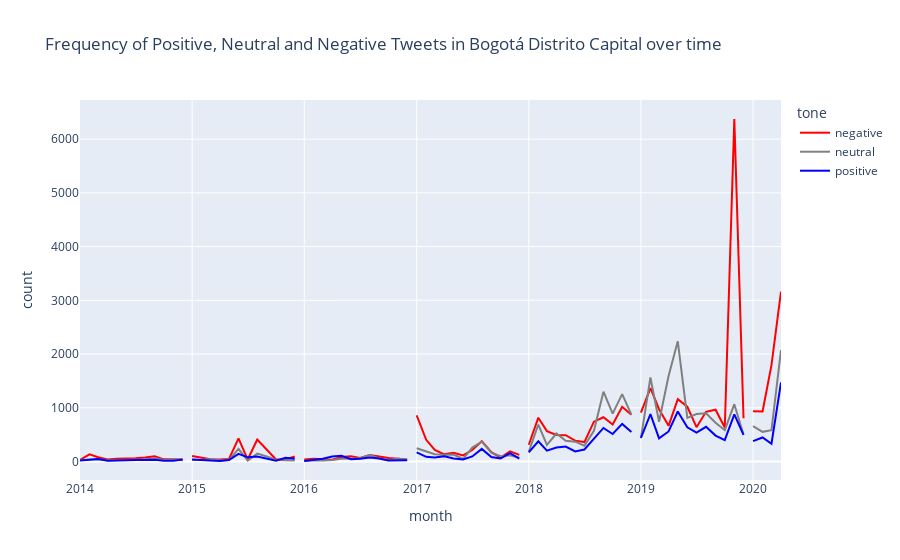

The cell this chart's notebook holds for it:
### Code cell
department = 'Bogotá Distrito Capital'
proportion = False
include_retweets = True

# Create a line plot of the frequency (count) of positive, neutral and negative tweets over time on Bogotá
all_departments = data.copy()
if not include_retweets:
    all_departments = all_departments.drop_duplicates(subset=['text'], keep=False)

all_departments['date'] = pd.to_datetime(all_departments['date'])
all_departments['month'] = all_departments['date'].dt.to_period('M')
all_departments['year'] = all_departments['date'].dt.to_period('Y')

df_with_tone_sample = all_departments[all_departments['department'] == department]
df_with_tone_sample = df_with_tone_sample.groupby(['year', 'month', 'tone']).size().reset_index(name='count')
df_with_tone_sample = df_with_tone_sample.pivot_table(index=['year', 'month'], columns='tone', values='count').reset_index()
df_with_tone_sample = df_with_tone_sample.fillna(0)

df_with_tone_sample['total'] = df_with_tone_sample['negative'] + df_with_tone_sample['neutral'] + df_with_tone_sample['positive']

color_mapping = {
    'positive': 'blue',
    'neutral': 'gray',
    'negative': 'red'
}

if proportion:
    df_with_tone_sample['negative'] = df_with_tone_sample['negative']/df_with_tone_sample['total']
    df_with_tone_sample['neutral'] = df_with_tone_sample['neutral']/df_with_tone_sample['total']
    df_with_tone_sample['positive'] = df_with_tone_sample['positive']/df_with_tone_sample['total']

    
    df_with_tone_sample = df_with_tone_sample.drop(columns=['total'])

    df_with_tone_sample = df_with_tone_sample.melt(id_vars=['year', 'month'], var_name='tone', value_name='proportion')
    df_with_tone_sample['month'] = df_with_tone_sample['month'].astype(str)

    fig = px.line(df_with_tone_sample, x='month', y='proportion', color='tone', line_group='year',
                title=f'Proportion of Positive, Neutral and Negative Tweets in {department} over time', color_discrete_map=color_mapping)

    fig.show()
else:
    df_with_tone_sample = df_with_tone_sample.drop(columns=['total'])
    df_with_tone_sample = df_with_tone_sample.melt(id_vars=['year', 'month'], var_name='tone', value_name='count')
    df_with_tone_sample['month'] = df_with_tone_sample['month'].astype(str)

    fig = px.line(df_with_tone_sample, x='month', y='count', color='tone', line_group='year',
                title=f'Frequency of Positive, Neutral and Negative Tweets in {department} over time', color_discrete_map=color_mapping)

    fig.show()

### Figure 1 — Plotly figure (JSON) as saved in the notebook; plotly's stock layout.template omitted (floating-point values rounded to 4 significant figures)
{"data": [{"hovertemplate": "tone=negative<br>year=2014<br>month=%{x}<br>count=%{y}<extra></extra>", "legendgroup": "negative", "line": {"color": "red", "dash": "solid"}, "marker": {"symbol": "circle"}, "mode": "lines", "name": "negative", "orientation": "v", "showlegend": true, "type": "scatter", "x": ["2014-01", "2014-02", "2014-03", "2014-04", "2014-05", "2014-06", "2014-07", "2014-08", "2014-09", "2014-10", "2014-11", "2014-12"], "xaxis": "x", "y": [30, 133, 80, 36, 51, 52, 59, 75, 97, 40, 35, 35], "yaxis": "y"}, {"hovertemplate": "tone=negative<br>year=2015<br>month=%{x}<br>count=%{y}<extra></extra>", "legendgroup": "negative", "line": {"color": "red", "dash": "solid"}, "marker": {"symbol": "circle"}, "mode": "lines", "name": "negative", "orientation": "v", "showlegend": false, "type": "scatter", "x": ["2015-01", "2015-02", "2015-03", "2015-04", "2015-05", "2015-06", "2015-07", "2015-08", "2015-09", "2015-10", "2015-11", "2015-12"], "xaxis": "x", "y": [101, 71, 42, 35, 47, 431, 36, 407, 208, 36, 36, 94], "yaxis": "y"}, {"hovertemplate": "tone=negative<br>year=2016<br>month=%{x}<br>count=%{y}<extra></extra>", "legendgroup": "negative", "line": {"color": "red", "dash": "solid"}, "marker": {"symbol": "circle"}, "mode": "lines", "name": "negative", "orientation": "v", "showlegend": false, "type": "scatter", "x": ["2016-01", "2016-02", "2016-03", "2016-04", "2016-05", "2016-06", "2016-07", "2016-08", "2016-09", "2016-10", "2016-11", "2016-12"], "xaxis": "x", "y": [38, 49, 43, 34, 83, 97, 64, 122, 93, 64, 51, 38], "yaxis": "y"}, {"hovertemplate": "tone=negative<br>year=2017<br>month=%{x}<br>count=%{y}<extra></extra>", "legendgroup": "negative", "line": {"color": "red", "dash": "solid"}, "marker": {"symbol": "circle"}, "mode": "lines", "name": "negative", "orientation": "v", "showlegend": false, "type": "scatter", "x": ["2017-01", "2017-02", "2017-03", "2017-04", "2017-05", "2017-06", "2017-07", "2017-08", "2017-09", "2017-10", "2017-11", "2017-12"], "xaxis": "x", "y": [858, 403, 215, 133, 163, 114, 214, 378, 173, 73, 189, 122], "yaxis": "y"}, {"hovertemplate": "tone=negative<br>year=2018<br>month=%{x}<br>count=%{y}<extra></extra>", "legendgroup": "negative", "line": {"color": "red", "dash": "solid"}, "marker": {"symbol": "circle"}, "mode": "lines", "name": "negative", "orientation": "v", "showlegend": false, "type": "scatter", "x": ["2018-01", "2018-02", "2018-03", "2018-04", "2018-05", "2018-06", "2018-07", "2018-08", "2018-09", "2018-10", "2018-11", "2018-12"], "xaxis": "x", "y": [312, 815, 565, 493, 490, 388, 361, 741, 823, 689, 1017, 870], "yaxis": "y"}, {"hovertemplate": "tone=negative<br>year=2019<br>month=%{x}<br>count=%{y}<extra></extra>", "legendgroup": "negative", "line": {"color": "red", "dash": "solid"}, "marker": {"symbol": "circle"}, "mode": "lines", "name": "negative", "orientation": "v", "showlegend": false, "type": "scatter", "x": ["2019-01", "2019-02", "2019-03", "2019-04", "2019-05", "2019-06", "2019-07", "2019-08", "2019-09", "2019-10", "2019-11", "2019-12"], "xaxis": "x", "y": [909, 1367, 973, 664, 1160, 1019, 638, 924, 964, 632, 6375, 806], "yaxis": "y"}, {"hovertemplate": "tone=negative<br>year=2020<br>month=%{x}<br>count=%{y}<extra></extra>", "legendgroup": "negative", "line": {"color": "red", "dash": "solid"}, "marker": {"symbol": "circle"}, "mode": "lines", "name": "negative", "orientation": "v", "showlegend": false, "type": "scatter", "x": ["2020-01", "2020-02", "2020-03", "2020-04"], "xaxis": "x", "y": [934, 932, 1792, 3163], "yaxis": "y"}, {"hovertemplate": "tone=neutral<br>year=2014<br>month=%{x}<br>count=%{y}<extra></extra>", "legendgroup": "neutral", "line": {"color": "gray", "dash": "solid"}, "marker": {"symbol": "circle"}, "mode": "lines", "name": "neutral", "orientation": "v", "showlegend": true, "type": "scatter", "x": ["2014-01", "2014-02", "2014-03", "2014-04", "2014-05", "2014-06", "2014-07", "2014-08", "2014-09", "2014-10", "2014-11", "2014-12"], "xaxis": "x", "y": [26, 33, 41, 25, 24, 28, 31, 35, 62, 29, 36, 22], "yaxis": "y"}, {"hovertemplate": "tone=neutral<br>year=2015<br>month=%{x}<br>count=%{y}<extra></extra>", "legendgroup": "neutral", "line": {"color": "gray", "dash": "solid"}, "marker": {"symbol": "circle"}, "mode": "lines", "name": "neutral", "orientation": "v", "showlegend": false, "type": "scatter", "x": ["2015-01", "2015-02", "2015-03", "2015-04", "2015-05", "2015-06", "2015-07", "2015-08", "2015-09", "2015-10", "2015-11", "2015-12"], "xaxis": "x", "y": [30, 27, 46, 21, 27, 236, 15, 146, 94, 27, 23, 16], "yaxis": "y"}, {"hovertemplate": "tone=neutral<br>year=2016<br>month=%{x}<br>count=%{y}<extra></extra>", "legendgroup": "neutral", "line": {"color": "gray", "dash": "solid"}, "marker": {"symbol": "circle"}, "mode": "lines", "name": "neutral", "orientation": "v", "showlegend": false, "type": "scatter", "x": ["2016-01", "2016-02", "2016-03", "2016-04", "2016-05", "2016-06", "2016-07", "2016-08", "2016-09", "2016-10", "2016-11", "2016-12"], "xaxis": "x", "y": [10, 23, 18, 28, 53, 57, 61, 121, 55, 23, 56, 29], "yaxis": "y"}, {"hovertemplate": "tone=neutral<br>year=2017<br>month=%{x}<br>count=%{y}<extra></extra>", "legendgroup": "neutral", "line": {"color": "gray", "dash": "solid"}, "marker": {"symbol": "circle"}, "mode": "lines", "name": "neutral", "orientation": "v", "showlegend": false, "type": "scatter", "x": ["2017-01", "2017-02", "2017-03", "2017-04", "2017-05", "2017-06", "2017-07", "2017-08", "2017-09", "2017-10", "2017-11", "2017-12"], "xaxis": "x", "y": [247, 193, 134, 123, 130, 46, 259, 368, 164, 99, 116, 68], "yaxis": "y"}, {"hovertemplate": "tone=neutral<br>year=2018<br>month=%{x}<br>count=%{y}<extra></extra>", "legendgroup": "neutral", "line": {"color": "gray", "dash": "solid"}, "marker": {"symbol": "circle"}, "mode": "lines", "name": "neutral", "orientation": "v", "showlegend": false, "type": "scatter", "x": ["2018-01", "2018-02", "2018-03", "2018-04", "2018-05", "2018-06", "2018-07", "2018-08", "2018-09", "2018-10", "2018-11", "2018-12"], "xaxis": "x", "y": [184, 688, 311, 521, 387, 369, 293, 571, 1299, 890, 1253, 872], "yaxis": "y"}, {"hovertemplate": "tone=neutral<br>year=2019<br>month=%{x}<br>count=%{y}<extra></extra>", "legendgroup": "neutral", "line": {"color": "gray", "dash": "solid"}, "marker": {"symbol": "circle"}, "mode": "lines", "name": "neutral", "orientation": "v", "showlegend": false, "type": "scatter", "x": ["2019-01", "2019-02", "2019-03", "2019-04", "2019-05", "2019-06", "2019-07", "2019-08", "2019-09", "2019-10", "2019-11", "2019-12"], "xaxis": "x", "y": [434, 1564, 739, 1590, 2237, 812, 882, 898, 721, 583, 1066, 500], "yaxis": "y"}, {"hovertemplate": "tone=neutral<br>year=2020<br>month=%{x}<br>count=%{y}<extra></extra>", "legendgroup": "neutral", "line": {"color": "gray", "dash": "solid"}, "marker": {"symbol": "circle"}, "mode": "lines", "name": "neutral", "orientation": "v", "showlegend": false, "type": "scatter", "x": ["2020-01", "2020-02", "2020-03", "2020-04"], "xaxis": "x", "y": [658, 552, 582, 2075], "yaxis": "y"}, {"hovertemplate": "tone=positive<br>year=2014<br>month=%{x}<br>count=%{y}<extra></extra>", "legendgroup": "positive", "line": {"color": "blue", "dash": "solid"}, "marker": {"symbol": "circle"}, "mode": "lines", "name": "positive", "orientation": "v", "showlegend": true, "type": "scatter", "x": ["2014-01", "2014-02", "2014-03", "2014-04", "2014-05", "2014-06", "2014-07", "2014-08", "2014-09", "2014-10", "2014-11", "2014-12"], "xaxis": "x", "y": [20, 35, 46, 13, 12, 22, 29, 29, 33, 12, 14, 36], "yaxis": "y"}, {"hovertemplate": "tone=positive<br>year=2015<br>month=%{x}<br>count=%{y}<extra></extra>", "legendgroup": "positive", "line": {"color": "blue", "dash": "solid"}, "marker": {"symbol": "circle"}, "mode": "lines", "name": "positive", "orientation": "v", "showlegend": false, "type": "scatter", "x": ["2015-01", "2015-02", "2015-03", "2015-04", "2015-05", "2015-06", "2015-07", "2015-08", "2015-09", "2015-10", "2015-11", "2015-12"], "xaxis": "x", "y": [38, 23, 17, 11, 27, 143, 77, 92, 49, 16, 69, 50], "yaxis": "y"}, {"hovertemplate": "tone=positive<br>year=2016<br>month=%{x}<br>count=%{y}<extra></extra>", "legendgroup": "positive", "line": {"color": "blue", "dash": "solid"}, "marker": {"symbol": "circle"}, "mode": "lines", "name": "positive", "orientation": "v", "showlegend": false, "type": "scatter", "x": ["2016-01", "2016-02", "2016-03", "2016-04", "2016-05", "2016-06", "2016-07", "2016-08", "2016-09", "2016-10", "2016-11", "2016-12"], "xaxis": "x", "y": [9, 34, 51, 93, 106, 41, 49, 74, 55, 17, 15, 21], "yaxis": "y"}, {"hovertemplate": "tone=positive<br>year=2017<br>month=%{x}<br>count=%{y}<extra></extra>", "legendgroup": "positive", "line": {"color": "blue", "dash": "solid"}, "marker": {"symbol": "circle"}, "mode": "lines", "name": "positive", "orientation": "v", "showlegend": false, "type": "scatter", "x": ["2017-01", "2017-02", "2017-03", "2017-04", "2017-05", "2017-06", "2017-07", "2017-08", "2017-09", "2017-10", "2017-11", "2017-12"], "xaxis": "x", "y": [168, 86, 73, 98, 56, 37, 94, 234, 82, 55, 157, 54], "yaxis": "y"}, {"hovertemplate": "tone=positive<br>year=2018<br>month=%{x}<br>count=%{y}<extra></extra>", "legendgroup": "positive", "line": {"color": "blue", "dash": "solid"}, "marker": {"symbol": "circle"}, "mode": "lines", "name": "positive", "orientation": "v", "showlegend": false, "type": "scatter", "x": ["2018-01", "2018-02", "2018-03", "2018-04", "2018-05", "2018-06", "2018-07", "2018-08", "2018-09", "2018-10", "2018-11", "2018-12"], "xaxis": "x", "y": [170, 376, 201, 259, 279, 187, 223, 426, 624, 511, 700, 550], "yaxis": "y"}, {"hovertemplate": "tone=positive<br>year=2019<br>month=%{x}<br>count=%{y}<extra></extra>", "legendgroup": "positive", "line": {"color": "blue", "dash": "solid"}, "marker": {"symbol": "circle"}, "mode": "lines", "name": "positive", "orientation": "v", "showlegend": false, "type": "scatter", "x": ["2019-01", "2019-02", "2019-03", "2019-04", "2019-05", "2019-06", "2019-07", "2019-08", "2019-09", "2019-10", "2019-11", "2019-12"], "xaxis": "x", "y": [438, 881, 430, 559, 930, 637, 536, 645, 482, 398, 878, 496], "yaxis": "y"}, {"hovertemplate": "tone=positive<br>year=2020<br>month=%{x}<br>count=%{y}<extra></extra>", "legendgroup": "positive", "line": {"color": "blue", "dash": "solid"}, "marker": {"symbol": "circle"}, "mode": "lines", "name": "positive", "orientation": "v", "showlegend": false, "type": "scatter", "x": ["2020-01", "2020-02", "2020-03", "2020-04"], "xaxis": "x", "y": [378, 447, 330, 1472], "yaxis": "y"}], "layout": {"legend": {"title": {"text": "tone"}, "tracegroupgap": 0}, "title": {"text": "Frequency of Positive, Neutral and Negative Tweets in Bogotá Distrito Capital over time"}, "xaxis": {"anchor": "y", "domain": [0, 1], "title": {"text": "month"}}, "yaxis": {"anchor": "x", "domain": [0, 1], "title": {"text": "count"}}}}
